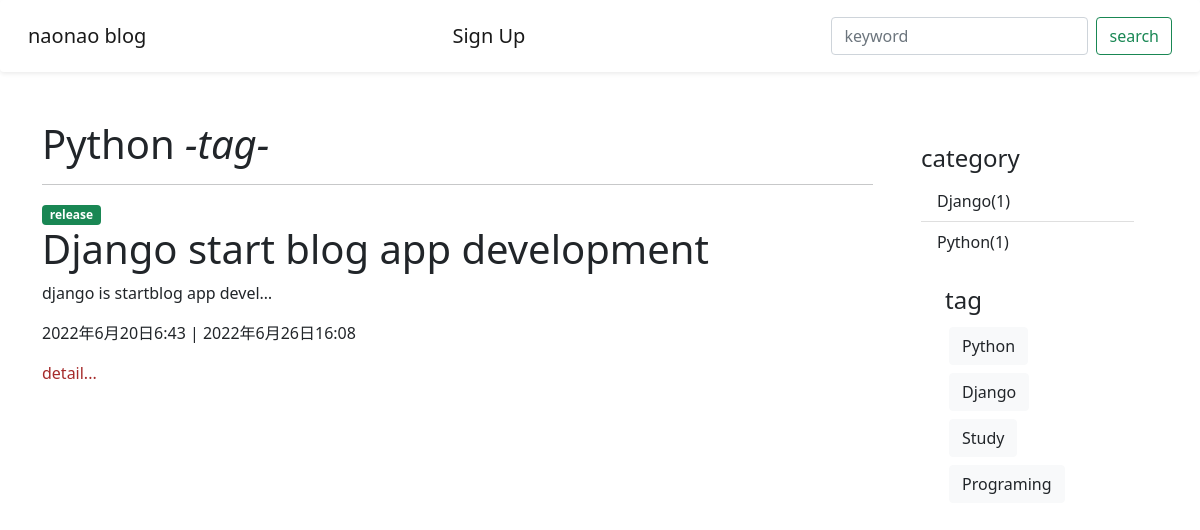
Screenshot of /tag/python/ with the database file from the repository.
### blog/models.py (models this page shows, shortened)
class Tag(models.Model):
    name = models.CharField(verbose_name='tag', max_length=255)
    slug = models.SlugField(verbose_name='URL', unique=True)
    def __str__(self):
        return self.name

class Post(models.Model):
    title = models.CharField(verbose_name='タイトル', max_length=200)
    content = models.TextField(verbose_name='本文')
    created_at = models.DateTimeField(verbose_name='作成日', auto_now_add=True)
    updated_at = models.DateTimeField(verbose_name='更新日', auto_now=True)
    is_published = models.BooleanField(verbose_name='公開設定', default=False)
    category = models.ForeignKey(
        Category,
        on_delete=models.PROTECT,
        null=True,
        blank=True)
    tag = models.ManyToManyField(
        Tag,
        verbose_name='tag',
        blank=True
    )

class Category(models.Model):
    name = models.CharField(verbose_name='カテゴリー', max_length=255)
    slug = models.SlugField(verbose_name='URL', unique=True)

### blog/views.py (the view)
# urls.py: path('tag/<str:slug>/', TagPostlistview.as_view(), name='tag-post-list'),
class TagPostlistview(ListView):
    model = Post
    template_name = 'blog/post_lists.html'
    context_object_name = "models"
    def get_queryset(self):
        slug = self.kwargs['slug']
        self.tag = get_object_or_404(Tag, slug=slug)
        return super().get_queryset().filter(tag=self.tag)
    def get_context_data(self, **kwargs):
        context = super().get_context_data(**kwargs)
        context['tag'] = self.tag
        return context

### blog/context_processors.py (called while the page is built)
def common(request):
    context = {
        'categories': Category.objects.annotate(
            count=Count('post', Q(post__is_published=True))
        ),
        'categories2': Category.objects.all(),
        'tags': Tag.objects.all(),
    }
    return context

### blog/templates/blog/post_lists.html
{% extends 'blog/base.html' %}
{% block content %}
    <div class='row'>
        <div class='col-9'>
            {% if category %}
                <h1>{{ category }}
                    <i>-category-</i>
                </h1>
            {% elif tag %}
                <h1>{{ tag }}
                    <i>-tag-</i>
                </h1>
                <hr>
            {% elif query %}
                <h1>"{{ query }}" search results "{{ models.count }}"
                </h1>
                <hr>
            {% endif %}
            {% for post in models %}
                {% if post.is_published or user.is_authenticated %}
                    {% if not post.is_published %}
                        <span class="badge bg-warning text-dark">edit...</span>
                    {% elif post.is_published %}
                        <span class="badge bg-success">release</span>
                    {% endif %}
                    <h1>
                        {{ post.title }}
                    </h1>
                    <p>
                        {{ post.content|truncatechars:30 }}
                    </p>
                    <p>
                        {{ post.created_at }}
                        |
                        {{ post.updated_at }}
                    </p>
                    <p>
                        <a href="{% url 'post-detail' post.pk %}">detail...</a>
                    </p>
                {% endif %}
            {% endfor %}
        </div>
        <div class='col-3'>
            {% include 'blog/snippets/sidebar.html' %}
        </div>
    </div>
{% endblock content %}

### blog/templates/blog/snippets/sidebar.html
<div class='p-4 category'>
    <h4>category</h4>
    <ul class="list-group list-group-flush">
        {% for category in categories %}
            {% if category.count > 0 %}
                <li class="list-group-item">
                    <a href="{% url 'category-post-list' category.slug %}">
                        {{ category.name }}({{ category.count }})
                    </a>
                </li>
            {% endif %}
        {% endfor %}
    </ul>
    <div class='p-4'>
        <h4>tag</h4>
        {% for tag in tags %}
            <a class='btn btn-light text-dark m-1' href="{% url 'tag-post-list' tag.slug %}">
                {{ tag.name }}
            </a>
        {% endfor %}
    </div>
</div>

### blog/static/blog/css/style.css (style rules this page uses)
p a { color: brown; text-decoration: none; }
div.category > ul > li a { color: #212529; text-decoration: none; }

### rows the page displays
Tag: name "Python"
Post: is_published "release", title "Django start blog app development", content "django is startblog app devel…", created_at "2022年6月20日6:43", updated_at "2022年6月26日16:08"
Category: name "Django", count "1"
Category: name "Python", count "1"
Tag: name "Django"
Tag: name "Study"
Tag: name "Programing"
